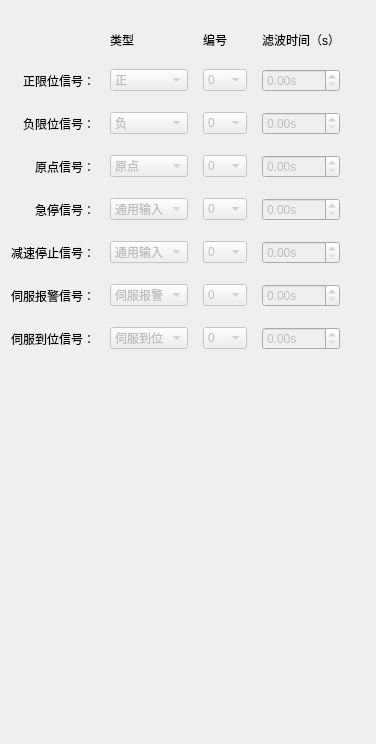
     <widget class="QWidget" name="tabIOMap">
      <attribute name="title">
       <string>I/O Map</string>
      </attribute>
      <layout class="QVBoxLayout" name="verticalLayout">
       <item>
        <layout class="QGridLayout" name="gridLayout">
         <property name="topMargin">
          <number>20</number>
         </property>
         <property name="rightMargin">
          <number>25</number>
         </property>
         <property name="bottomMargin">
          <number>12</number>
         </property>
         <property name="horizontalSpacing">
          <number>15</number>
         </property>
         <property name="verticalSpacing">
          <number>20</number>
         </property>
         <item row="0" column="1">
          <widget class="QLabel" name="label">
           <property name="text">
            <string>类型</string>
           </property>
          </widget>
         </item>
         <item row="0" column="2">
          <widget class="QLabel" name="label_2">
           <property name="text">
            <string>编号</string>
           </property>
          </widget>
         </item>
         <item row="0" column="3">
          <widget class="QLabel" name="label_3">
           <property name="text">
            <string>滤波时间（s）</string>
           </property>
          </widget>
         </item>
         <item row="1" column="0">
          <widget class="QLabel" name="label_4">
           <property name="text">
            <string>正限位信号：</string>
           </property>
           <property name="alignment">
            <set>Qt::AlignRight|Qt::AlignTrailing|Qt::AlignVCenter</set>
           </property>
           <property name="buddy">
            <cstring>pelTypeBox</cstring>
           </property>
          </widget>
         </item>
         <item row="1" column="1">
          <widget class="QComboBox" name="pelTypeBox">
           <property name="enabled">
            <bool>false</bool>
           </property>
           <item>
            <property name="text">
             <string>正</string>
            </property>
           </item>
           <item>
            <property name="text">
             <string>负</string>
            </property>
           </item>
           <item>
            <property name="text">
             <string>原点</string>
            </property>
           </item>
           <item>
            <property name="text">
             <string>伺服报警</string>
            </property>
           </item>
           <item>
            <property name="text">
             <string>伺服准备</string>
            </property>
           </item>
           <item>
            <property name="text">
             <string>伺服到位</string>
            </property>
           </item>
           <item>
            <property name="text">
             <string>通用输入</string>
            </property>
           </item>
          </widget>
         </item>
         <item row="1" column="2">
          <widget class="QComboBox" name="pelNoBox">
           <property name="enabled">
            <bool>false</bool>
           </property>
           <item>
            <property name="text">
             <string>0</string>
            </property>
           </item>
           <item>
            <property name="text">
             <string>1</string>
            </property>
           </item>
           <item>
            <property name="text">
             <string>2</string>
            </property>
           </item>
           <item>
            <property name="text">
             <string>3</string>
            </property>
           </item>
           <item>
            <property name="text">
             <string>4</string>
            </property>
           </item>
           <item>
            <property name="text">
             <string>5</string>
            </property>
           </item>
           <item>
            <property name="text">
             <string>6</string>
            </property>
           </item>
           <item>
            <property name="text">
             <string>7</string>
            </property>
           </item>
          </widget>
         </item>
         <item row="1" column="3">
          <widget class="QDoubleSpinBox" name="pelFilterSpin">
           <property name="enabled">
            <bool>false</bool>
           </property>
           <property name="suffix">
            <string>s</string>
           </property>
          </widget>
         </item>
         <item row="2" column="0">
          <widget class="QLabel" name="label_5">
           <property name="text">
            <string>负限位信号：</string>
           </property>
           <property name="alignment">
            <set>Qt::AlignRight|Qt::AlignTrailing|Qt::AlignVCenter</set>
           </property>
           <property name="buddy">
            <cstring>nelTypeBox</cstring>
           </property>
          </widget>
         </item>
         <item row="2" column="1">
          <widget class="QComboBox" name="nelTypeBox">
           <property name="enabled">
            <bool>false</bool>
           </property>
           <property name="currentIndex">
            <number>1</number>
           </property>
           <item>
            <property name="text">
             <string>正</string>
            </property>
           </item>
           <item>
            <property name="text">
             <string>负</string>
            </property>
           </item>
           <item>
            <property name="text">
             <string>原点</string>
            </property>
           </item>
           <item>
            <property name="text">
             <string>伺服报警</string>
            </property>
           </item>
           <item>
            <property name="text">
             <string>伺服准备</string>
            </property>
           </item>
           <item>
            <property name="text">
             <string>伺服到位</string>
            </property>
           </item>
           <item>
            <property name="text">
             <string>通用输入</string>
            </property>
           </item>
          </widget>
         </item>
         <item row="2" column="2">
          <widget class="QComboBox" name="nelNoBox">
           <property name="enabled">
            <bool>false</bool>
           </property>
           <item>
            <property name="text">
             <string>0</string>
            </property>
           </item>
           <item>
            <property name="text">
             <string>1</string>
            </property>
           </item>
           <item>
            <property name="text">
             <string>2</string>
            </property>
           </item>
           <item>
            <property name="text">
             <string>3</string>
            </property>
           </item>
           <item>
            <property name="text">
             <string>4</string>
            </property>
           </item>
           <item>
            <property name="text">
             <string>5</string>
            </property>
           </item>
           <item>
            <property name="text">
             <string>6</string>
            </property>
           </item>
           <item>
            <property name="text">
             <string>7</string>
            </property>
           </item>
          </widget>
         </item>
         <item row="2" column="3">
          <widget class="QDoubleSpinBox" name="nelFilterSpin">
           <property name="enabled">
            <bool>false</bool>
           </property>
           <property name="suffix">
            <string>s</string>
           </property>
          </widget>
         </item>
         <item row="3" column="0">
          <widget class="QLabel" name="label_6">
           <property name="text">
            <string>原点信号：</string>
           </property>
           <property name="alignment">
            <set>Qt::AlignRight|Qt::AlignTrailing|Qt::AlignVCenter</set>
           </property>
           <property name="buddy">
            <cstring>orgTypeBox</cstring>
           </property>
          </widget>
         </item>
         <item row="3" column="1">
          <widget class="QComboBox" name="orgTypeBox">
           <property name="enabled">
            <bool>false</bool>
           </property>
           <property name="currentIndex">
            <number>2</number>
           </property>
           <item>
            <property name="text">
             <string>正</string>
            </property>
           </item>
           <item>
            <property name="text">
             <string>负</string>
            </property>
           </item>
           <item>
            <property name="text">
             <string>原点</string>
            </property>
           </item>
           <item>
            <property name="text">
             <string>伺服报警</string>
            </property>
           </item>
           <item>
            <property name="text">
             <string>伺服准备</string>
            </property>
           </item>
           <item>
            <property name="text">
             <string>伺服到位</string>
            </property>
           </item>
           <item>
            <property name="text">
             <string>通用输入</string>
            </property>
           </item>
          </widget>
         </item>
         <item row="3" column="2">
          <widget class="QComboBox" name="orgNoBox">
           <property name="enabled">
            <bool>false</bool>
           </property>
           <item>
            <property name="text">
             <string>0</string>
            </property>
           </item>
           <item>
            <property name="text">
             <string>1</string>
            </property>
           </item>
           <item>
            <property name="text">
             <string>2</string>
            </property>
           </item>
           <item>
            <property name="text">
             <string>3</string>
            </property>
           </item>
           <item>
            <property name="text">
             <string>4</string>
            </property>
           </item>
           <item>
            <property name="text">
             <string>5</string>
            </property>
           </item>
           <item>
            <property name="text">
             <string>6</string>
            </property>
           </item>
           <item>
            <property name="text">
             <string>7</string>
            </property>
           </item>
          </widget>
         </item>
         <item row="3" column="3">
          <widget class="QDoubleSpinBox" name="orgFilterSpin">
           <property name="enabled">
            <bool>false</bool>
           </property>
           <property name="suffix">
            <string>s</string>
           </property>
          </widget>
         </item>
         <item row="4" column="0">
          <widget class="QLabel" name="label_7">
           <property name="text">
            <string>急停信号：</string>
           </property>
           <property name="alignment">
            <set>Qt::AlignRight|Qt::AlignTrailing|Qt::AlignVCenter</set>
           </property>
           <property name="buddy">
            <cstring>emgTypeBox</cstring>
           </property>
          </widget>
         </item>
         <item row="4" column="1">
          <widget class="QComboBox" name="emgTypeBox">
           <property name="enabled">
            <bool>false</bool>
           </property>
           <property name="currentIndex">
            <number>6</number>
           </property>
           <item>
            <property name="text">
             <string>正</string>
            </property>
           </item>
           <item>
            <property name="text">
             <string>负</string>
            </property>
           </item>
           <item>
            <property name="text">
             <string>原点</string>
            </property>
           </item>
           <item>
            <property name="text">
             <string>伺服报警</string>
            </property>
           </item>
           <item>
            <property name="text">
             <string>伺服准备</string>
            </property>
           </item>
           <item>
            <property name="text">
             <string>伺服到位</string>
            </property>
           </item>
           <item>
            <property name="text">
             <string>通用输入</string>
            </property>
           </item>
          </widget>
         </item>
         <item row="4" column="2">
          <widget class="QComboBox" name="emgNoBox">
           <property name="enabled">
            <bool>false</bool>
           </property>
           <item>
            <property name="text">
             <string>0</string>
            </property>
           </item>
           <item>
            <property name="text">
             <string>1</string>
            </property>
           </item>
           <item>
            <property name="text">
             <string>2</string>
            </property>
           </item>
           <item>
            <property name="text">
             <string>3</string>
            </property>
           </item>
           <item>
            <property name="text">
             <string>4</string>
            </property>
           </item>
           <item>
            <property name="text">
             <string>5</string>
            </property>
           </item>
           <item>
            <property name="text">
             <string>6</string>
            </property>
           </item>
           <item>
            <property name="text">
             <string>7</string>
            </property>
           </item>
           <item>
            <property name="text">
             <string>8</string>
            </property>
           </item>
           <item>
            <property name="text">
             <string>9</string>
            </property>
           </item>
           <item>
            <property name="text">
             <string>10</string>
            </property>
           </item>
           <item>
            <property name="text">
             <string>11</string>
            </property>
           </item>
           <item>
            <property name="text">
             <string>12</string>
            </property>
           </item>
           <item>
            <property name="text">
             <string>13</string>
            </property>
           </item>
           <item>
            <property name="text">
             <string>14</string>
            </property>
           </item>
           <item>
            <property name="text">
             <string>15</string>
            </property>
           </item>
          </widget>
         </item>
         <item row="4" column="3">
          <widget class="QDoubleSpinBox" name="emgFilterSpin">
           <property name="enabled">
            <bool>false</bool>
           </property>
           <property name="suffix">
            <string>s</string>
           </property>
          </widget>
         </item>
         <item row="5" column="0">
          <widget class="QLabel" name="label_8">
           <property name="text">
            <string>减速停止信号：</string>
           </property>
           <property name="alignment">
            <set>Qt::AlignRight|Qt::AlignTrailing|Qt::AlignVCenter</set>
           </property>
           <property name="buddy">
            <cstring>dstpTypeBox</cstring>
           </property>
          </widget>
         </item>
         <item row="5" column="1">
          <widget class="QComboBox" name="dstpTypeBox">
           <property name="enabled">
            <bool>false</bool>
           </property>
           <property name="currentIndex">
            <number>6</number>
           </property>
           <item>
            <property name="text">
             <string>正</string>
            </property>
           </item>
           <item>
            <property name="text">
             <string>负</string>
            </property>
           </item>
           <item>
            <property name="text">
             <string>原点</string>
            </property>
           </item>
           <item>
            <property name="text">
             <string>伺服报警</string>
            </property>
           </item>
           <item>
            <property name="text">
             <string>伺服准备</string>
            </property>
           </item>
           <item>
            <property name="text">
             <string>伺服到位</string>
            </property>
           </item>
           <item>
            <property name="text">
             <string>通用输入</string>
            </property>
           </item>
          </widget>
         </item>
         <item row="5" column="2">
          <widget class="QComboBox" name="dstpNoBox">
           <property name="enabled">
            <bool>false</bool>
           </property>
           <item>
            <property name="text">
             <string>0</string>
            </property>
           </item>
           <item>
            <property name="text">
             <string>1</string>
            </property>
           </item>
           <item>
            <property name="text">
             <string>2</string>
            </property>
           </item>
           <item>
            <property name="text">
             <string>3</string>
            </property>
           </item>
           <item>
            <property name="text">
             <string>4</string>
            </property>
           </item>
           <item>
            <property name="text">
             <string>5</string>
            </property>
           </item>
           <item>
            <property name="text">
             <string>6</string>
            </property>
           </item>
           <item>
            <property name="text">
             <string>7</string>
            </property>
           </item>
           <item>
            <property name="text">
             <string>8</string>
            </property>
           </item>
           <item>
            <property name="text">
             <string>9</string>
            </property>
           </item>
           <item>
            <property name="text">
             <string>10</string>
            </property>
           </item>
           <item>
            <property name="text">
             <string>11</string>
            </property>
           </item>
           <item>
            <property name="text">
             <string>12</string>
            </property>
           </item>
           <item>
            <property name="text">
             <string>13</string>
            </property>
           </item>
           <item>
            <property name="text">
             <string>14</string>
            </property>
           </item>
           <item>
            <property name="text">
             <string>15</string>
            </property>
           </item>
          </widget>
         </item>
         <item row="5" column="3">
          <widget class="QDoubleSpinBox" name="dstpFilterSpin">
           <property name="enabled">
            <bool>false</bool>
           </property>
           <property name="suffix">
            <string>s</string>
           </property>
          </widget>
         </item>
         <item row="6" column="0">
          <widget class="QLabel" name="label_9">
           <property name="text">
            <string>伺服报警信号：</string>
           </property>
           <property name="alignment">
            <set>Qt::AlignRight|Qt::AlignTrailing|Qt::AlignVCenter</set>
           </property>
           <property name="buddy">
            <cstring>almTypeBox</cstring>
           </property>
          </widget>
         </item>
         <item row="6" column="1">
          <widget class="QComboBox" name="almTypeBox">
           <property name="enabled">
            <bool>false</bool>
           </property>
           <property name="currentIndex">
            <number>3</number>
           </property>
           <item>
            <property name="text">
             <string>正</string>
            </property>
           </item>
           <item>
            <property name="text">
             <string>负</string>
            </property>
           </item>
           <item>
            <property name="text">
             <string>原点</string>
            </property>
           </item>
           <item>
            <property name="text">
             <string>伺服报警</string>
            </property>
           </item>
           <item>
            <property name="text">
             <string>伺服准备</string>
            </property>
           </item>
           <item>
            <property name="text">
             <string>伺服到位</string>
            </property>
           </item>
           <item>
            <property name="text">
             <string>通用输入</string>
            </property>
           </item>
          </widget>
         </item>
         <item row="6" column="2">
          <widget class="QComboBox" name="almNoBox">
           <property name="enabled">
            <bool>false</bool>
           </property>
           <item>
            <property name="text">
             <string>0</string>
            </property>
           </item>
           <item>
            <property name="text">
             <string>1</string>
            </property>
           </item>
           <item>
            <property name="text">
             <string>2</string>
            </property>
           </item>
           <item>
            <property name="text">
             <string>3</string>
            </property>
           </item>
           <item>
            <property name="text">
             <string>4</string>
            </property>
           </item>
           <item>
            <property name="text">
             <string>5</string>
            </property>
           </item>
           <item>
            <property name="text">
             <string>6</string>
            </property>
           </item>
           <item>
            <property name="text">
             <string>7</string>
            </property>
           </item>
          </widget>
         </item>
         <item row="6" column="3">
          <widget class="QDoubleSpinBox" name="almFilterSpin">
           <property name="enabled">
            <bool>false</bool>
           </property>
           <property name="suffix">
            <string>s</string>
           </property>
          </widget>
         </item>
         <item row="7" column="0">
          <widget class="QLabel" name="label_10">
           <property name="text">
            <string>伺服到位信号：</string>
           </property>
           <property name="alignment">
            <set>Qt::AlignRight|Qt::AlignTrailing|Qt::AlignVCenter</set>
           </property>
           <property name="buddy">
            <cstring>inpTypeBox</cstring>
           </property>
          </widget>
         </item>
         <item row="7" column="1">
          <widget class="QComboBox" name="inpTypeBox">
           <property name="enabled">
            <bool>false</bool>
           </property>
           <property name="currentIndex">
            <number>5</number>
           </property>
           <item>
            <property name="text">
             <string>正</string>
            </property>
           </item>
           <item>
            <property name="text">
             <string>负</string>
            </property>
           </item>
           <item>
            <property name="text">
             <string>原点</string>
            </property>
           </item>
           <item>
            <property name="text">
             <string>伺服报警</string>
            </property>
           </item>
           <item>
            <property name="text">
             <string>伺服准备</string>
            </property>
           </item>
           <item>
            <property name="text">
             <string>伺服到位</string>
            </property>
           </item>
           <item>
            <property name="text">
             <string>通用输入</string>
            </property>
           </item>
          </widget>
         </item>
         <item row="7" column="2">
          <widget class="QComboBox" name="inpNoBox">
           <property name="enabled">
            <bool>false</bool>
           </property>
           <item>
            <property name="text">
             <string>0</string>
            </property>
           </item>
           <item>
            <property name="text">
             <string>1</string>
            </property>
           </item>
           <item>
            <property name="text">
             <string>2</string>
            </property>
           </item>
           <item>
            <property name="text">
             <string>3</string>
            </property>
           </item>
           <item>
            <property name="text">
             <string>4</string>
            </property>
           </item>
           <item>
            <property name="text">
             <string>5</string>
            </property>
           </item>
           <item>
            <property name="text">
             <string>6</string>
            </property>
           </item>
           <item>
            <property name="text">
             <string>7</string>
            </property>
           </item>
          </widget>
         </item>
         <item row="7" column="3">
          <widget class="QDoubleSpinBox" name="inpFilterSpin">
           <property name="enabled">
            <bool>false</bool>
           </property>
           <property name="suffix">
            <string>s</string>
           </property>
          </widget>
         </item>
        </layout>
       </item>
       <item>
        <spacer name="verticalSpacer">
         <property name="orientation">
          <enum>Qt::Vertical</enum>
         </property>
         <property name="sizeHint" stdset="0">
          <size>
           <width>20</width>
           <height>371</height>
          </size>
         </property>
        </spacer>
       </item>
      </layout>
     </widget>
